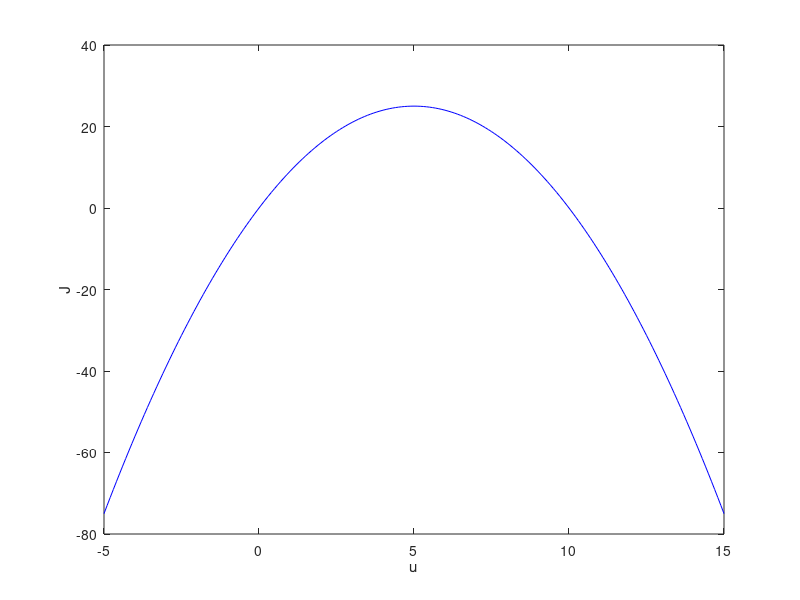
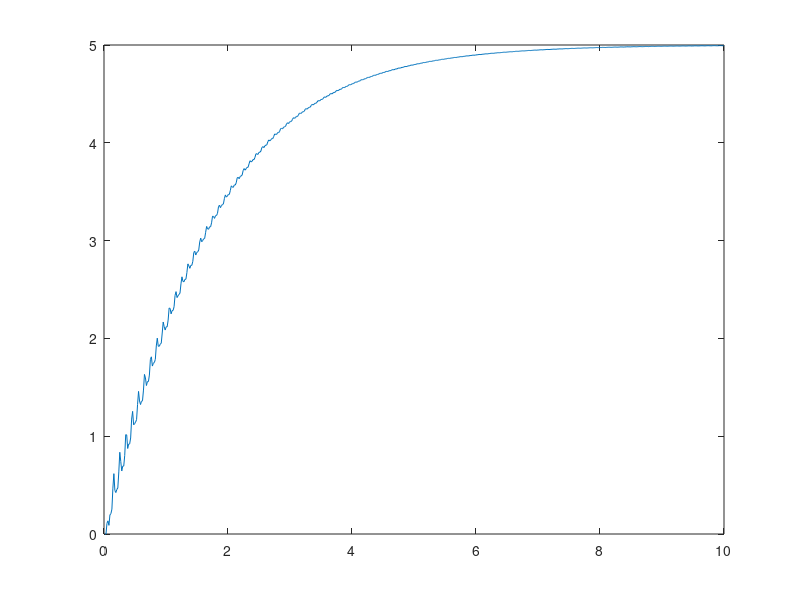
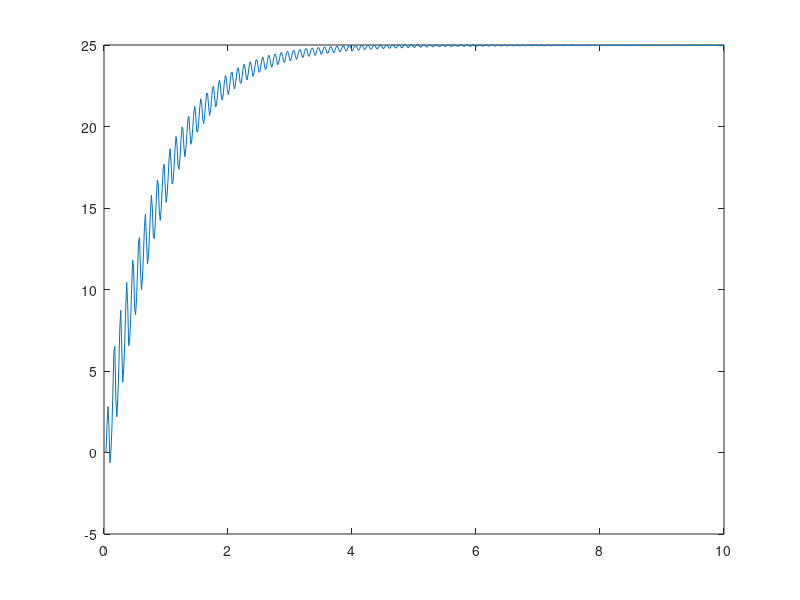

Reproduce these figures in MATLAB, in order.
clear all, close all, clc
J= @(u,t)(25-(5-u).^2);
plot(-5:0.1:15,J(-5:0.1:15,0),'b')
xlabel('u');ylabel('J')


y0=J(0,0);
u=0;

freq = 10*2*pi;
dt = 1/freq;

T = 10;
A = 0.2;

omega = 10*2*pi;
phase = 0;
K =5

butterorder = 1;
butterfreq = 2 ;
[b,a] = butter(butterorder,butterfreq*dt*2,'high')
ys = zeros(1,butterorder+1)+y0;
HPF=zeros(1,butterorder+1);

uhat = u
for i=1:T/dt
    t=(i-1)*dt
    yvals(i)=J(u,t);
    
    for k=1:butterorder
        ys(k) = ys(k+1);
        HPF(k) = HPF(k+1);
    end
    ys(butterorder+1) = yvals(i);
    HPFnew = 0;
    for  k=1:butterorder+1
         HPFnew = HPFnew +b(k)*ys(butterorder+2-k)
    end
    
    for  k=2:butterorder+1
         HPFnew = HPFnew -a(k)*HPF(butterorder+2-k)
    end
    HPF(butterorder+1) = HPFnew;
    
    xi = HPFnew*sin(omega*t +phase)
    uhat = uhat +xi*K*dt;
    u = uhat +A*sin(omega*t +phase)
    uhats(i) =uhat;
    uvals(i) = u;
end
t = dt:dt:T;
figure(2)         
plot(t,uhats)
figure(3)
plot(t,yvals)
